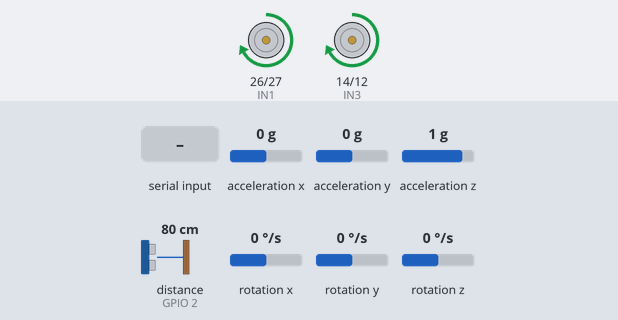
This sketch was run on a simulated ESP32-S3. Shown: motor-driver pin pairs drawn as motors (green arrow = first pin HIGH = forward, orange = second pin HIGH = backward, longer = more drive, scaled by the enable pin). Wiring (inferred from the names in the program): ultrasonic range finder: trigger GPIO 4; echo GPIO 2. The test bench sets the inputs (shaded band); at power-on: acceleration x 0 g, acceleration y 0 g, acceleration z 1 g, distance to the obstacle (sensor on GPIO 2) 80 cm, rotation x 0 °/s, rotation y 0 °/s, rotation z 0 °/s. The echo pulse lasts 58.3 µs per cm.

Above: at 1.7 s.
1.8 s: "L" received over the second serial link
At 3.0 s:
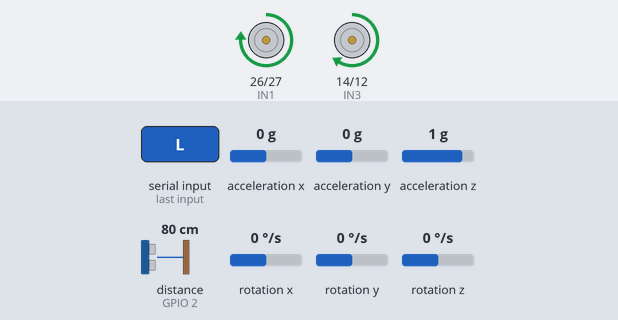
3.3 s: "R" received over the second serial link
At 4.2 s:
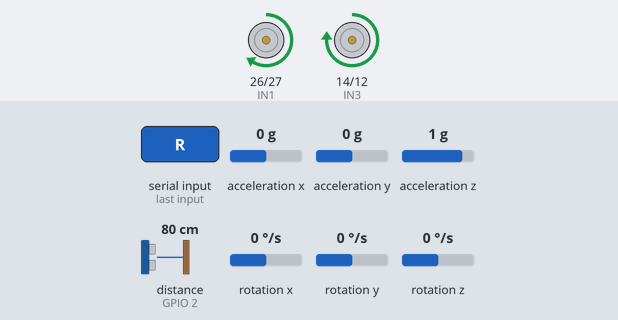
4.8 s: acceleration x set to -0.4 g
6.3 s: acceleration x set to -0.7 g
At 7.5 s:
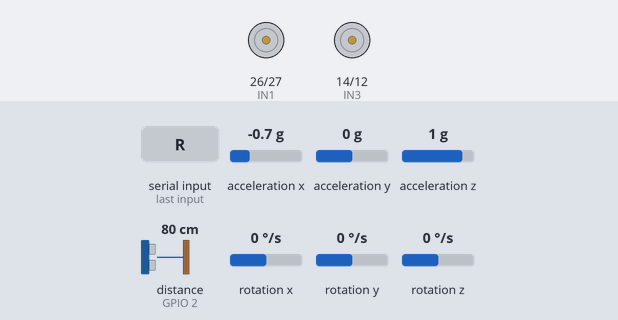
7.8 s: acceleration x set to 0.1 g
10.8 s: "L" received over the second serial link
At 11.2 s:
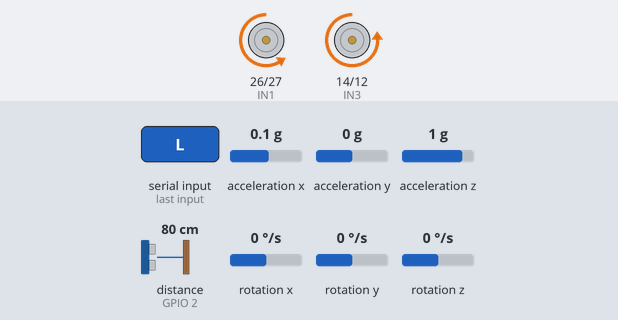
Timing chart, 0 to 13.3 s (numbered marks = the images above; inputs shaded):
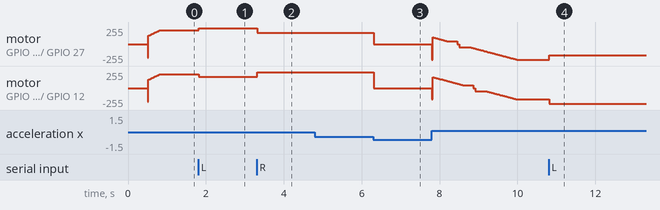

Measured:
- the behaviour switches between -0.5 and -0.6 g on acceleration x (found by bisection; images 2 and 3)
- after the input at 1.8 s, motor on GPIO 26 (IN1) / GPIO 27 (IN2): forward 203/255 → forward 235/255 at once; motor on GPIO 14 (IN3) / GPIO 12 (IN4): forward 203/255 → forward 171/255 at once
- after the input at 3.3 s, motor on GPIO 26 (IN1) / GPIO 27 (IN2): forward 235/255 → forward 171/255 at once; motor on GPIO 14 (IN3) / GPIO 12 (IN4): forward 171/255 → forward 235/255 at once
- after the input at 4.8 s, every drawn part: stays the same
- after the input at 6.3 s, motor on GPIO 26 (IN1) / GPIO 27 (IN2): forward 171/255 → stopped at once; motor on GPIO 14 (IN3) / GPIO 12 (IN4): forward 235/255 → stopped at once
- after the input at 10.8 s, motor on GPIO 26 (IN1) / GPIO 27 (IN2): backward 235/255 → backward 171/255 at once; motor on GPIO 14 (IN3) / GPIO 12 (IN4): backward 171/255 → backward 235/255 at once

The sketch:

codecanbangms.ino
```cpp
#include "PID_v1.h"
#include "I2Cdev.h"
#include "MPU6050_6Axis_MotionApps20.h"
#include "Wire.h"

// THÔNG SỐ CÂN BẰNG
double originalSetpoint = 183.66; //177.3
double setpoint = originalSetpoint;
double movingAngleOffset = 2.0;
double turnSpeedOffset = 40;
volatile char command = 'S';

double input, output;
double Kp = 40.0;
double Ki = 150.0;
double Kd = 1.0;
PID pid(&input, &output, &setpoint, Kp, Ki, Kd, DIRECT);

const int ENA = 25, IN1 = 26, IN2 = 27, IN3 = 14, IN4 = 12, ENB = 13;
double motorSpeedFactor = 0.8;
#define MIN_ABS_SPEED 45

// THÔNG SỐ SIÊU ÂM
#define TRIG_PIN 4
#define ECHO_PIN 2
volatile int distance = 999;

// MPU6050
MPU6050 mpu;
bool dmpReady = false;
uint8_t devStatus;
uint16_t packetSize;
uint8_t fifoBuffer[64];
Quaternion q;
VectorFloat gravity;
float ypr[3];

TaskHandle_t TaskDistance;

void DistanceTaskCode(void * pvParameters) {
  pinMode(TRIG_PIN, OUTPUT); pinMode(ECHO_PIN, INPUT);
  for(;;) {
    digitalWrite(TRIG_PIN, LOW); delayMicroseconds(2);
    digitalWrite(TRIG_PIN, HIGH); delayMicroseconds(10);
    digitalWrite(TRIG_PIN, LOW);
    long duration = pulseIn(ECHO_PIN, HIGH, 25000);
    int tempDist = duration * 0.034 / 2;
    distance = (tempDist > 0 && tempDist < 400) ? tempDist : 999;
    vTaskDelay(100 / portTICK_PERIOD_MS);
  }
}

//  ĐIỀU KHIỂN ĐỘNG CƠ CÓ DEADBAND
void moveTurn(double speedLeft, double speedRight) {
  // NGUYÊN LÝ 2: Vùng chết (Deadband) - Chống rung khi xe đã cân bằng
  if (abs(speedLeft) < 5) speedLeft = 0;
  if (abs(speedRight) < 5) speedRight = 0;

  // Bánh trái
  if (speedLeft < 0) { digitalWrite(IN1, LOW); digitalWrite(IN2, HIGH); }
  else if (speedLeft > 0) { digitalWrite(IN1, HIGH); digitalWrite(IN2, LOW); }
  else { digitalWrite(IN1, LOW); digitalWrite(IN2, LOW); } // Phanh

  int pwmLeft = 0;
  if (speedLeft != 0) {
      pwmLeft = constrain(abs(speedLeft) * motorSpeedFactor, 0, 255);
      if (pwmLeft < MIN_ABS_SPEED) pwmLeft = MIN_ABS_SPEED;
  }
  ledcWrite(ENA, pwmLeft);

  // Bánh phải
  if (speedRight < 0) { digitalWrite(IN3, LOW); digitalWrite(IN4, HIGH); }
  else if (speedRight > 0) { digitalWrite(IN3, HIGH); digitalWrite(IN4, LOW); }
  else { digitalWrite(IN3, LOW); digitalWrite(IN4, LOW); } // Phanh

  int pwmRight = 0;
  if (speedRight != 0) {
      pwmRight = constrain(abs(speedRight) * motorSpeedFactor, 0, 255);
      if (pwmRight < MIN_ABS_SPEED) pwmRight = MIN_ABS_SPEED;
  }
  ledcWrite(ENB, pwmRight);
}

void setup() {
    Serial.begin(115200);
    Serial2.begin(115200, SERIAL_8N1, 16, 17);

    pinMode(IN1, OUTPUT); pinMode(IN2, OUTPUT); pinMode(IN3, OUTPUT); pinMode(IN4, OUTPUT);
    ledcAttach(ENA, 500, 8); ledcAttach(ENB, 500, 8);
    Wire.begin(21, 22); Wire.setClock(400000);

    xTaskCreatePinnedToCore(DistanceTaskCode, "DistTask", 4000, NULL, 1, &TaskDistance, 0);

    mpu.initialize();
    devStatus = mpu.dmpInitialize();
    mpu.setXGyroOffset(73); mpu.setYGyroOffset(-50); mpu.setZGyroOffset(41); mpu.setZAccelOffset(805); //-54

    if (devStatus == 0) {
        mpu.setDMPEnabled(true);
        dmpReady = true;
        packetSize = mpu.dmpGetFIFOPacketSize();
        pid.SetMode(AUTOMATIC);
        pid.SetSampleTime(10);
        pid.SetOutputLimits(-255, 255);
    }
}

void loop() {
    if (!dmpReady) return;

    if (Serial2.available()) {
        char c = Serial2.read();
        if (c == 'F' || c == 'B' || c == 'L' || c == 'R' || c == 'S') {
            command = c;
        }
    }

    if (distance > 0 && distance < 20 && command == 'F') {
        command = 'S';
    }

    double targetSetpoint = originalSetpoint;
    double leftTurn = 0, rightTurn = 0;

    // NGUYÊN LÝ 1: Vgo - Cộng offset cố định vào mục tiêu
    switch (command) {
        case 'F': targetSetpoint = originalSetpoint + movingAngleOffset; break;
        case 'B': targetSetpoint = originalSetpoint - movingAngleOffset; break;
        case 'L': leftTurn = turnSpeedOffset; rightTurn = -turnSpeedOffset; break;
        case 'R': leftTurn = -turnSpeedOffset; rightTurn = turnSpeedOffset; break;
        default:  targetSetpoint = originalSetpoint; // Xóa sạch tích lũy Ki khi dừng để không bị trôi
         break;
    }

    // NGUYÊN LÝ LÀM MƯỢT BẰNG LỌC THÔNG THẤP (Low-pass filter)


    setpoint = (setpoint * 0.95) + (targetSetpoint * 0.05);

    if (mpu.getFIFOCount() >= packetSize) {
        mpu.getFIFOBytes(fifoBuffer, packetSize);
        mpu.dmpGetQuaternion(&q, fifoBuffer);
        mpu.dmpGetGravity(&gravity, &q);
        mpu.dmpGetYawPitchRoll(ypr, &q, &gravity);
        input = ypr[1] * 180/M_PI + 180;

        // Ngắt động cơ nếu góc nghiêng quá lớn (Ngã xe)
        if (input < 150 || input > 210) {
            moveTurn(0, 0);
            return;
        }

        pid.Compute();

        // NGUYÊN LÝ 3: Trộn tín hiệu Rẽ trực tiếp vào Output
        moveTurn(output + leftTurn, output + rightTurn);
    }
}
```
